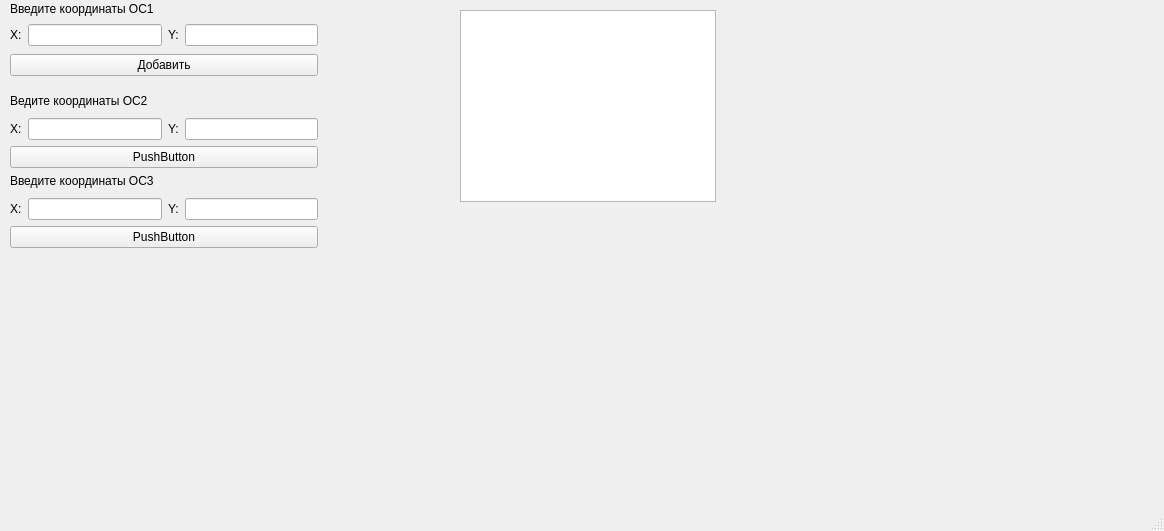
<?xml version="1.0" encoding="UTF-8"?>
<ui version="4.0">
 <class>MainWindow</class>
 <widget class="QMainWindow" name="MainWindow">
  <property name="geometry">
   <rect>
    <x>0</x>
    <y>0</y>
    <width>1164</width>
    <height>531</height>
   </rect>
  </property>
  <property name="sizePolicy">
   <sizepolicy hsizetype="Maximum" vsizetype="Maximum">
    <horstretch>0</horstretch>
    <verstretch>0</verstretch>
   </sizepolicy>
  </property>
  <property name="acceptDrops">
   <bool>false</bool>
  </property>
  <property name="windowTitle">
   <string>MainWindow</string>
  </property>
  <widget class="QWidget" name="centralwidget">
   <property name="enabled">
    <bool>true</bool>
   </property>
   <property name="sizePolicy">
    <sizepolicy hsizetype="Maximum" vsizetype="Maximum">
     <horstretch>0</horstretch>
     <verstretch>0</verstretch>
    </sizepolicy>
   </property>
   <widget class="QGraphicsView" name="graphicsView">
    <property name="geometry">
     <rect>
      <x>460</x>
      <y>10</y>
      <width>256</width>
      <height>192</height>
     </rect>
    </property>
   </widget>
   <widget class="QWidget" name="">
    <property name="geometry">
     <rect>
      <x>10</x>
      <y>0</y>
      <width>308</width>
      <height>78</height>
     </rect>
    </property>
    <layout class="QVBoxLayout" name="verticalLayout_2">
     <item>
      <widget class="QLabel" name="label">
       <property name="sizePolicy">
        <sizepolicy hsizetype="Maximum" vsizetype="Maximum">
         <horstretch>0</horstretch>
         <verstretch>0</verstretch>
        </sizepolicy>
       </property>
       <property name="text">
        <string>Введите координаты ОС1</string>
       </property>
      </widget>
     </item>
     <item>
      <layout class="QHBoxLayout" name="horizontalLayout">
       <item>
        <widget class="QLabel" name="label_2">
         <property name="sizePolicy">
          <sizepolicy hsizetype="Minimum" vsizetype="Minimum">
           <horstretch>0</horstretch>
           <verstretch>0</verstretch>
          </sizepolicy>
         </property>
         <property name="text">
          <string>X:</string>
         </property>
        </widget>
       </item>
       <item>
        <widget class="QLineEdit" name="lineEdit"/>
       </item>
       <item>
        <widget class="QLabel" name="label_3">
         <property name="text">
          <string>Y:</string>
         </property>
        </widget>
       </item>
       <item>
        <widget class="QLineEdit" name="lineEdit_2"/>
       </item>
      </layout>
     </item>
     <item>
      <widget class="QPushButton" name="pushButton">
       <property name="text">
        <string>Добавить</string>
       </property>
      </widget>
     </item>
    </layout>
   </widget>
   <widget class="QWidget" name="">
    <property name="geometry">
     <rect>
      <x>10</x>
      <y>90</y>
      <width>308</width>
      <height>78</height>
     </rect>
    </property>
    <layout class="QVBoxLayout" name="verticalLayout">
     <item>
      <widget class="QLabel" name="label_4">
       <property name="text">
        <string>Ведите координаты ОС2</string>
       </property>
      </widget>
     </item>
     <item>
      <layout class="QHBoxLayout" name="horizontalLayout_2">
       <item>
        <widget class="QLabel" name="label_5">
         <property name="sizePolicy">
          <sizepolicy hsizetype="Minimum" vsizetype="Minimum">
           <horstretch>0</horstretch>
           <verstretch>0</verstretch>
          </sizepolicy>
         </property>
         <property name="text">
          <string>X:</string>
         </property>
        </widget>
       </item>
       <item>
        <widget class="QLineEdit" name="lineEdit_3"/>
       </item>
       <item>
        <widget class="QLabel" name="label_6">
         <property name="text">
          <string>Y:</string>
         </property>
        </widget>
       </item>
       <item>
        <widget class="QLineEdit" name="lineEdit_4"/>
       </item>
      </layout>
     </item>
     <item>
      <widget class="QPushButton" name="pushButton_2">
       <property name="text">
        <string>PushButton</string>
       </property>
      </widget>
     </item>
    </layout>
   </widget>
   <widget class="QWidget" name="">
    <property name="geometry">
     <rect>
      <x>10</x>
      <y>170</y>
      <width>308</width>
      <height>78</height>
     </rect>
    </property>
    <layout class="QVBoxLayout" name="verticalLayout_3">
     <item>
      <widget class="QLabel" name="label_7">
       <property name="text">
        <string>Введите координаты ОС3</string>
       </property>
      </widget>
     </item>
     <item>
      <layout class="QHBoxLayout" name="horizontalLayout_3">
       <item>
        <widget class="QLabel" name="label_8">
         <property name="sizePolicy">
          <sizepolicy hsizetype="Minimum" vsizetype="Minimum">
           <horstretch>0</horstretch>
           <verstretch>0</verstretch>
          </sizepolicy>
         </property>
         <property name="text">
          <string>X:</string>
         </property>
        </widget>
       </item>
       <item>
        <widget class="QLineEdit" name="lineEdit_5"/>
       </item>
       <item>
        <widget class="QLabel" name="label_9">
         <property name="text">
          <string>Y:</string>
         </property>
        </widget>
       </item>
       <item>
        <widget class="QLineEdit" name="lineEdit_6"/>
       </item>
      </layout>
     </item>
     <item>
      <widget class="QPushButton" name="pushButton_3">
       <property name="text">
        <string>PushButton</string>
       </property>
      </widget>
     </item>
    </layout>
   </widget>
  </widget>
  <widget class="QMenuBar" name="menubar">
   <property name="geometry">
    <rect>
     <x>0</x>
     <y>0</y>
     <width>1164</width>
     <height>22</height>
    </rect>
   </property>
  </widget>
  <widget class="QStatusBar" name="statusbar"/>
 </widget>
 <resources/>
 <connections/>
</ui>
